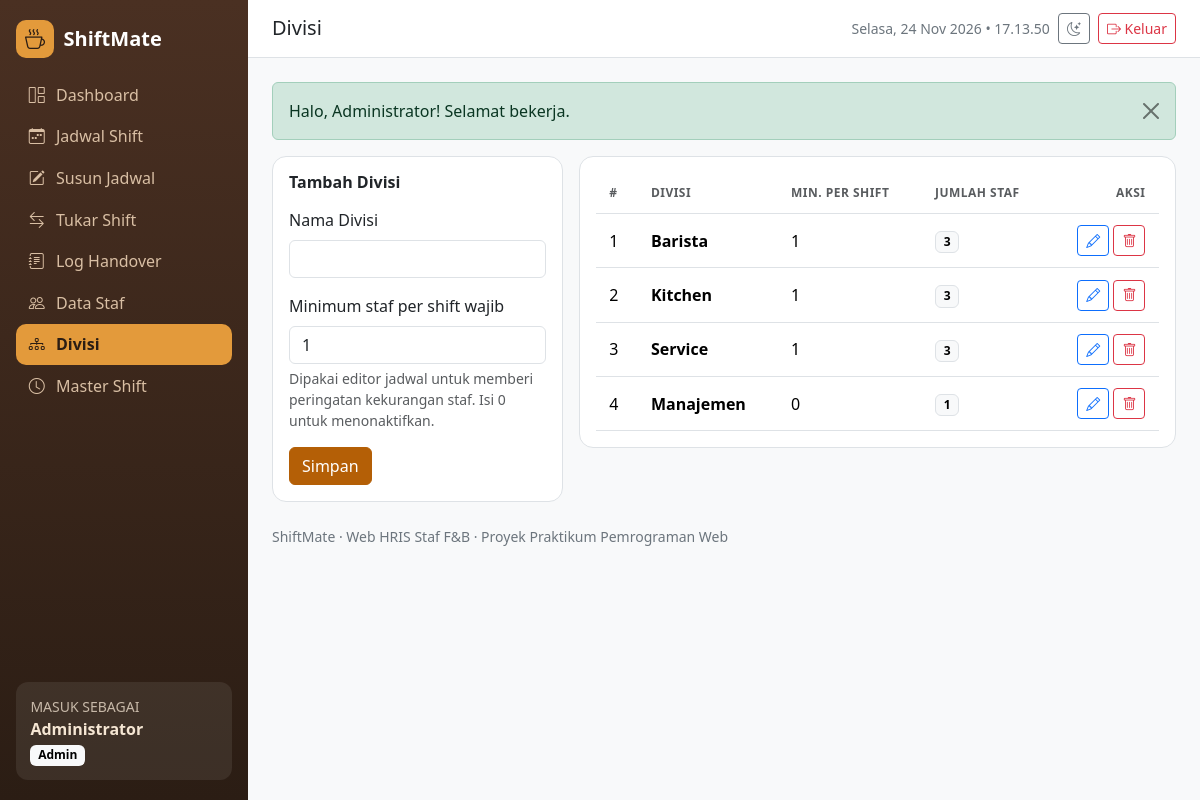
Page /divisi/index.php (signed in) on the committed database.
### tables this page shows
CREATE TABLE divisi (
  id_divisi      INT(3) NOT NULL AUTO_INCREMENT PRIMARY KEY,
  nama_divisi    VARCHAR(30) NOT NULL,
  min_per_shift  INT(2) NOT NULL DEFAULT 1        
);

### includes/functions.php (called while the page is built, shortened)
<?php
function e($teks) { return htmlspecialchars((string)$teks, ENT_QUOTES, 'UTF-8'); }
function q($konek, $sql, $tipe = '', $param = []) {
    $s = mysqli_prepare($konek, $sql);
    mysqli_stmt_execute($s);
    $r = mysqli_stmt_get_result($s);
    return $r ? mysqli_fetch_all($r, MYSQLI_ASSOC) : [];
}

### divisi/index.php (the view, shortened to what this page needs)
<?php
require_once __DIR__ . '/../config/koneksi.php';
$edit = ['id_divisi' => 0, 'nama_divisi' => '', 'min_per_shift' => 1];
$data = q($konek, "SELECT d.*, COUNT(s.id_staf) AS jml FROM divisi d LEFT JOIN staf s ON s.id_divisi = d.id_divisi GROUP BY d.id_divisi ORDER BY d.id_divisi");
include __DIR__ . '/../includes/header.php';
?>
<div class="row g-3">
  <div class="col-lg-4"><div class="card"><div class="card-body">
    <h2 class="h6 fw-bold mb-3"><?= $edit['id_divisi'] ? 'Ubah Divisi' : 'Tambah Divisi' ?></h2>
    <form method="post" class="needs-validation" novalidate>
      <div class="mb-3"><label class="form-label" for="nama_divisi">Nama Divisi</label>
        <input class="form-control" id="nama_divisi" name="nama_divisi" value="<?= e($edit['nama_divisi']) ?>" required maxlength="30"><div class="invalid-feedback">Wajib diisi.</div></div>
      <div class="mb-3"><label class="form-label" for="min_per_shift">Minimum staf per shift wajib</label>
        <input type="number" class="form-control" id="min_per_shift" name="min_per_shift" value="<?= (int)$edit['min_per_shift'] ?>" min="0" max="20" required>
        <div class="form-text">Dipakai editor jadwal untuk memberi peringatan kekurangan staf. Isi 0 untuk menonaktifkan.</div></div>
      <button class="btn btn-brand">Simpan</button>
    </form>
  </div></div></div>
  <div class="col-lg-8"><div class="card"><div class="card-body"><div class="table-responsive"><table class="table table-hover mb-0">
    <thead><tr><th>#</th><th>Divisi</th><th>Min. per shift</th><th>Jumlah staf</th><th class="text-end">Aksi</th></tr></thead><tbody>
    <?php foreach ($data as $i => $r): ?>
      <tr><td><?= $i + 1 ?></td><td class="fw-semibold"><?= e($r['nama_divisi']) ?></td><td><?= (int)$r['min_per_shift'] ?></td><td><span class="badge text-bg-light border"><?= $r['jml'] ?></span></td>
        <td class="text-end text-nowrap"><a class="btn btn-sm btn-outline-primary" href="?edit=<?= $r['id_divisi'] ?>"><i class="bi bi-pencil"></i></a>
          <form class="d-inline" method="post" data-confirm="Hapus divisi <?= e($r['nama_divisi']) ?>?"><button class="btn btn-sm btn-outline-danger"><i class="bi bi-trash"></i></button></form></td></tr>
    <?php endforeach; ?>
    </tbody></table></div></div></div></div>
</div>
<?php include __DIR__ . '/../includes/footer.php'; ?>

### assets/css/style.css (style rules this page uses)
:root { --brand: #b45f06; --brand-dark: #8a4705; --brand-soft: #fdebd3; --espresso: #2b1d14; --espresso-2: #4a3022; --sidebar-w: 248px; }
body { font-family: 'Segoe UI', system-ui, -apple-system, Roboto, sans-serif; background: var(--bs-tertiary-bg); }
.card { border: 1px solid var(--bs-border-color); border-radius: 14px; }
.table > :not(caption) > * > * { padding: .7rem .85rem; vertical-align: middle; }
.table thead th { font-size: .75rem; text-transform: uppercase; letter-spacing: .04em; color: var(--bs-secondary-color); }
.btn-brand { background: var(--brand); border-color: var(--brand); color: #fff; }

### rows in the picture
divisi: nama_divisi "Barista", min_per_shift "1", jml "3"
divisi: nama_divisi "Kitchen", min_per_shift "1", jml "3"
divisi: nama_divisi "Service", min_per_shift "1", jml "3"
divisi: nama_divisi "Manajemen", min_per_shift "0", jml "1"

### other values in the picture
APP_NAME "ShiftMate"
$m[3] "Dashboard"
$m[3] "Jadwal Shift"
$m[3] "Susun Jadwal"
$m[3] "Tukar Shift"
$m[3] "Log Handover"
$m[3] "Data Staf"
$m[3] "Divisi"
$m[3] "Master Shift"
$_SESSION['nama'] "Administrator"
label_role($role) "Admin"
$judul "Divisi"
$f[1] "Halo, Administrator! Selamat bekerja."
